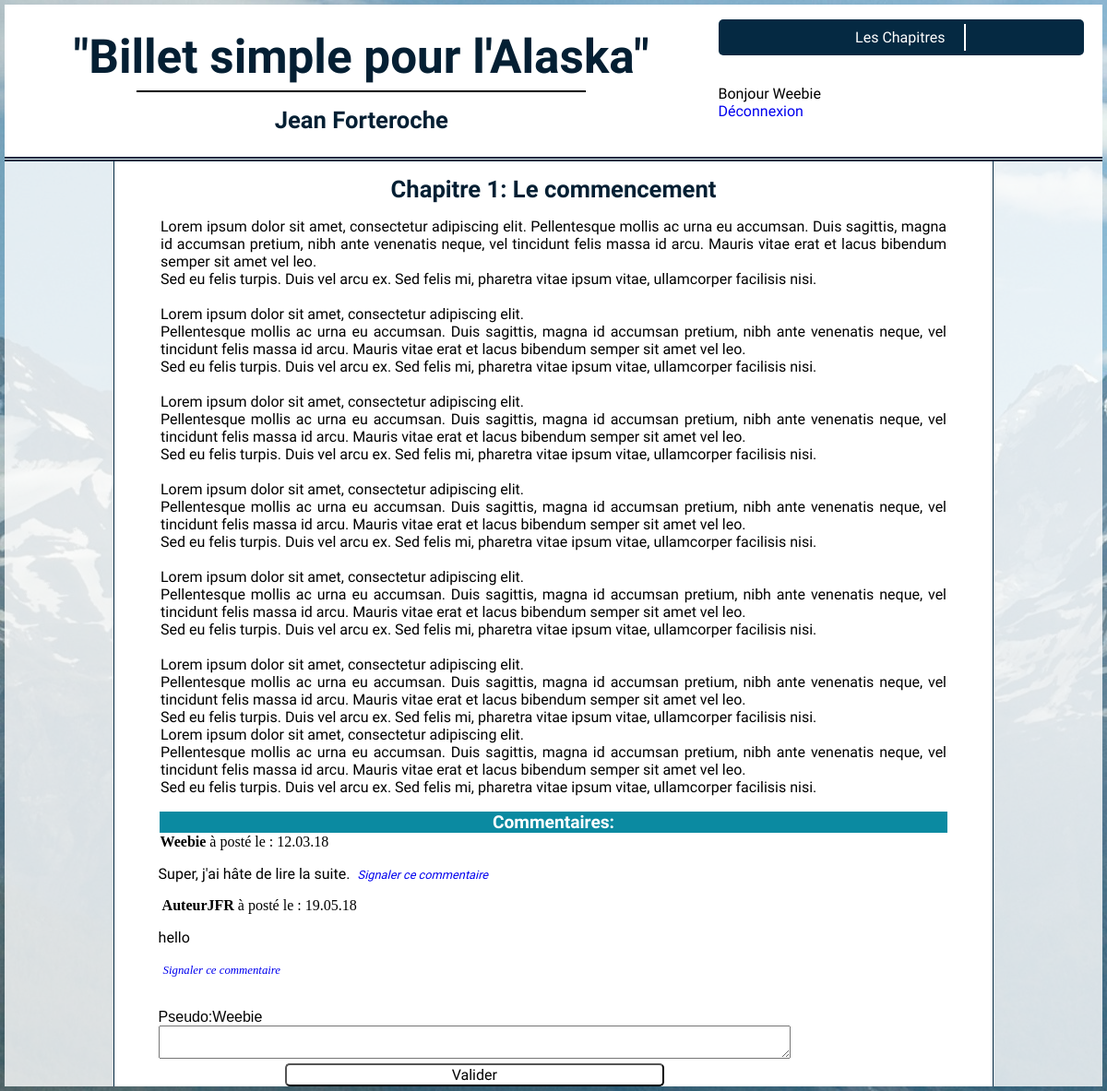
/home.php?action=selectionchapitre&id=1 (signed in), run on the app's committed database.
### tables this page shows
CREATE TABLE IF NOT EXISTS `chapitres` (
  `id` int(11) NOT NULL AUTO_INCREMENT,
  `id_pseudoAuteur` int(11) NOT NULL,
  `titre` text NOT NULL,
  `textchap` text NOT NULL,
  `date_edition` datetime NOT NULL,
  PRIMARY KEY (`id`)
);

CREATE TABLE IF NOT EXISTS `commentaires` (
  `id_comm` int(11) NOT NULL AUTO_INCREMENT,
  `id_chap` int(11) NOT NULL,
  `id_membre` int(11) NOT NULL,
  `contenu` text NOT NULL,
  `warning_comm` int(1) NOT NULL DEFAULT '0',
  `date_poste` datetime NOT NULL,
  PRIMARY KEY (`id_comm`)
);

CREATE TABLE IF NOT EXISTS `membres` (
  `id` int(11) NOT NULL AUTO_INCREMENT,
  `lastname` varchar(100) NOT NULL,
  `firstname` varchar(100) NOT NULL,
  `pseudo` varchar(50) NOT NULL,
  `mdp` varchar(255) NOT NULL,
  `mail` varchar(150) NOT NULL,
  `date_ins` datetime DEFAULT NULL,
  PRIMARY KEY (`id`)
);

### controller/Front.php (called while the page is built, shortened)
<?php
require_once("./model/chaptersManager.php");
require_once("./model/commentsManager.php");
function  headBand(){
	require ("./view/portions/header.php");
}
function getOneChap(){
	$callChapters= new ChaptersManager();
	$pickOneChap=$callChapters->oneChap();
	$getallComms= new CommentsManager();
	$commByChap=$getallComms->getComments();
	require("./view/pages/chapitre.php");
}

### model/chaptersManager.php (called while the page is built, shortened)
<?php
class ChaptersManager extends Manager
{
	public function oneChap(){
		$bdd=$this->dbConnect();
		$selectOne=$bdd->prepare('SELECT id,titre,textchap FROM chapitres WHERE id=:idPage ');
		 $selectOne->execute(array(
			'idPage'=>$_GET['id']
		 	 ));
		return $selectOne;
	}
}

### model/commentsManager.php (called while the page is built, shortened)
<?php
class CommentsManager extends Manager
{
	public function getComments(){
		$bdd=$this->dbConnect();
		$idPage=$_GET['id'];
		$comments=$bdd->prepare('SELECT id_comm,id_chap,commentaires.id_membre,contenu,warning_comm,date_format(date_poste,"%d.%m.%y")as date_poste_fr, membres.id, membres.pseudo FROM commentaires LEFT JOIN membres ON commentaires.id_membre=membres.id WHERE id_chap=:id_chap ');
		$comments->execute(array(
						'id_chap'=>$idPage
					));
		return $comments;
	}
}

### view/pages/chapitre.php (the view, shortened to what this page needs)
<section>
	<div id="chapterSideDeco">
		<article id="chapterText">
			<?php
				while($chapitre = $pickOneChap->fetch()){
			?>
			<h2><?php echo htmlspecialchars($chapitre['titre']);?></h2>
				<p><?php echo($chapitre['textchap'])?></p>
			<?php
			}
			?>
		</article>
		<article id="showComms">
			<h4>Commentaires:</h4>
			<?php
				if( isset($_SESSION['pseudo']) ){
				while($commentaires= $commByChap->fetch() ){
			?>
				<span class="commChapter">
					<span class="membreComm">
						<strong><?php echo htmlspecialchars($commentaires['pseudo']);?></strong>
						à posté le : <?php echo htmlspecialchars($commentaires['date_poste_fr']);?></br>
						<p>
							<?= nl2br($commentaires['contenu']);?><span class="signaler"><a href="./home.php?action=signaler&amp;id=<?php echo $commentaires['id_comm']; ?>&amp;id_chap=<?php echo $commentaires['id_chap']; ?>"> Signaler ce commentaire</a></span>
						</p>
					</span>
				</span>
						<?php
							}
						?>
					<div id="writeComm">
						<form id="getNewComment" action="./home.php?action=ValiderComment&amp;id=<?php echo $_GET['id']; ?>" method="post">
							<label>Pseudo:<?php echo htmlspecialchars($_SESSION['pseudo']);?></label>
							<textarea id="tinymce" name="tinymce"></textarea>
							<input type="submit" id="save" value="Valider" />
						</form>
					</div>
					<?php
					}
					else{
							echo "<p class='restrictionMembre'>Vous devez être <a href='./home.php?action=inscription'>connecté </a> pour avoir accès aux commentaires.</p>";
						}
					?>
		</article>
				</div>
			</section>
</body>
</html>

### view/css/styles.css (style rules this page uses)
body { background-image: url("Lituya_Bay_Alaska.jpg"); margin: 5px; }
h2 { font-size: 1.6em; }
h4 { font-family: 'Courgette', cursive; margin:0px; text-align: center; font-size:1.2em; border: solid 1px; background: #0B8AA1; color:white; }
p { font-family: 'Raleway', sans-serif; }
section { background:rgba(255,255,255,0.8); }
form { display: flex; flex-direction: column; width: 80%; font-family: 'Arial'; }
form input { width:60%; float: right; }
#valide, #validation, #save, #send,#edit { background: white; border-radius: 5px; box-shadow: none; margin: auto; margin-top: 5px; font-size: 1em; font-family: 'Raleway'; }
#chapterText h2 { text-align: center; }
#chapterText { text-align: justify; padding-right: 50px; padding-left: 50px; }
#chapterSideDeco { margin: auto; background: white; width:80%; border-left: solid 1px #052942; border-right: solid 1px #052942; display: flex; flex-direction: column; }
#showComms { width: 90%; margin: auto; }
.commChapter { color: black; margin:auto; width: 80% }
.membreComm { font-size: 1em; margin:2px; }
.signaler { color:#0B8AA1; font-size: 0.8em; font-style: italic; padding-left: 5px; }

### view/css/stylesA.css (style rules this page uses)
a { text-decoration: none; }
h2 { font-family: 'Dancing Script', cursive; color:#041F33; margin: 0px; padding-top: 15px; }

### data on the page
chapitres: titre "Chapitre 1: Le commencement", textchap "Lorem ipsum dolor sit amet, consectetur adipiscing elit. Pellentesque mollis ac urna eu accumsan. Duis sagittis, magna id accumsan pretium, nibh ante venenatis neque, vel tincidunt felis massa id arcu. Mauris vitae erat et lacus bibendum semper sit amet vel leo. Sed eu felis turpis. Duis vel arcu ex. Sed felis mi, pharetra vitae ipsum vitae, ullamcorper facilisis nisi. Lorem ipsum dolor sit amet, consectetur adipiscing elit. Pellentesque mollis ac urna eu accumsan. Duis sagittis, magna id accumsan pretium, nibh ante venenatis neque, vel tincidunt felis massa id arcu. Mauris vitae erat et lacus bibendum semper sit amet vel leo. Sed eu felis turpis. Duis vel arcu ex. Sed felis mi, pharetra…"
commentaires: id_membre.pseudo "Weebie", date_poste_fr "12.03.18", contenu "Super, j'ai hâte de lire la suite."
commentaires: id_membre.pseudo "AuteurJFR", date_poste_fr "19.05.18", contenu "hello"

### other printed values
$_SESSION['pseudo'] "Weebie"
